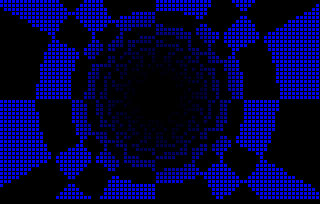
Frame 1 (no input)
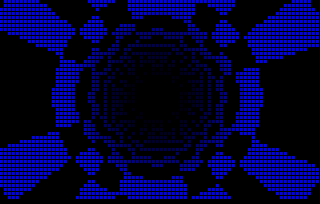
Frame 60 (the mouse pressed at the canvas centre just before this capture)
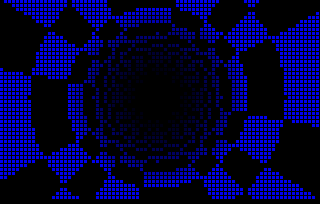
Frame 120 (the mouse held since frame 60 and released just before this capture)

The Processing sketch that drew these frames (run headless with seeded random() and noise(); from frame 60 on, the mouse is pressed at the canvas centre):

// Processing sketch: tuef
// ── tuef.pde

int base = 1;
float PI = 3.141529f;

int[][] dist;
int[][] angle;
int[][] light;

int[] l2;
int[] d2;
int[] a2;

void plot(int x, int y, int col)
{
  fill(0,0,col);
  stroke(0,0,col);
  rect(x*2,y*2,2,2);
}


float distance(int x,int y)
{
  return ((x-40)*(x-40)+(y-25)*(y-25));
}

float atn(float x)
{
  return x*(0.2447 + 0.0663*x);
}

float atn(float x, float y)
{
  if ( y == 0 ) return PI/2;
  float d = x/y;
  float x2=x*x;
  float y2=y*y;
  float xy = x*y;

  //return atan(d);
  if ( d > 1 ){
    return xy/(x2+0.28125*y2);
  } else {
    return PI/2-(xy/(y2+0.28125*x2));
  }
}

int ox = 0;
int oy = 255;

void setup() {
  size(320,204);
  noSmooth();
  rectMode(CORNER);

  l2 = new int[50*80];
  d2 = new int[50*80];
  a2 = new int[50*80];
  int n = 0;
  for(int y = -25; y < 25; ++y){
    for(int x = -40; x < 40; ++x ){
      int d = ((y*y)+(x*x));
      int li;
      // angle
      int ai = 0;
      if ( d > 0 ){
        ai = (32*y*y)/d;
      }
      ai = ai & 31;
      if ( (x < 0) ^ (y < 0) ) ai ^= 31;
      a2[n] = ai;

      // distance
      int di = d != 0 ? int(0x2000/d) : 0;

      d2[n] = di;

      // light
      di = d/32;
      if ( di > 15 ) di = 15;
      l2[n] = di;

      ++n;
    }
  }

  surface.setLocation(1800,100);
  frameRate(20); //<>//
}

void mouseClicked()
{
  if ( mouseButton == LEFT ){
    ++ox;
    ++oy;
  } else {
    --ox;
    --oy;
  }
  println(oy);
}
void draw()
{
  int x,y;
  fill(0,0,0);
  stroke(0,0,0);
  rect(0,0,320,204);

  ++ox;
  ++oy;
  ox &= 0xff;
  oy &= 0xff;
  int n = 0;
  for(y = 49; y >= 0; --y){
    for(x = 79; x >= 0; --x){
      int tx = d2[n]-ox;
      int ty = a2[n]+oy;
      int col;

      col = (tx^ty) & 8;

      if ( col != 0 ){
        col = l2[n];
        plot(2*x,2*y ,col*16);
      } else {
        plot(2*x,2*y , 0);
      }
      ++n;
    }
  }
}
